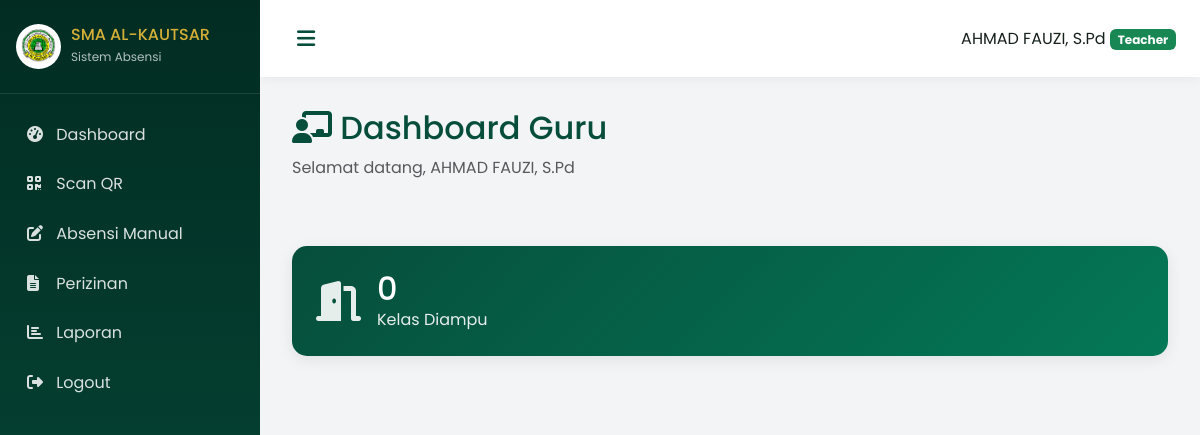
/teacher/dashboard (signed in), run on the app's committed database.
### models.py (models this page shows, shortened)
class User(UserMixin, db.Model):
    __tablename__ = 'users'
    id = db.Column(db.Integer, primary_key=True)
    username = db.Column(db.String(80), unique=True, nullable=False, index=True)
    email = db.Column(db.String(120), unique=True, nullable=True)
    password_hash = db.Column(db.String(256), nullable=False)
    role = db.Column(db.String(20), nullable=False, index=True)  # admin, teacher, student, principal
    full_name = db.Column(db.String(120), nullable=False)
    photo = db.Column(db.String(256), nullable=True)
    is_active = db.Column(db.Boolean, default=True)
    created_at = db.Column(db.DateTime, default=datetime.utcnow)
    updated_at = db.Column(db.DateTime, default=datetime.utcnow, onupdate=datetime.utcnow)
    student = db.relationship('Student', backref='user', uselist=False)
    teacher = db.relationship('Teacher', backref='user', uselist=False)

class Teacher(db.Model):
    __tablename__ = 'teachers'
    id = db.Column(db.Integer, primary_key=True)
    nip = db.Column(db.String(30), unique=True, nullable=True)
    full_name = db.Column(db.String(120), nullable=False)
    gender = db.Column(db.String(10), nullable=False)
    address = db.Column(db.Text, nullable=True)
    phone = db.Column(db.String(20), nullable=True)
    email = db.Column(db.String(120), nullable=True)
    subject = db.Column(db.String(80), nullable=True)
    photo = db.Column(db.String(256), nullable=True)
    is_active = db.Column(db.Boolean, default=True)
    user_id = db.Column(db.Integer, db.ForeignKey('users.id'), nullable=True)
    created_at = db.Column(db.DateTime, default=datetime.utcnow)
    updated_at = db.Column(db.DateTime, default=datetime.utcnow, onupdate=datetime.utcnow)
    classrooms = db.relationship('Classroom', secondary='teacher_classroom', backref='teachers')

### routes/teacher.py (the view)
@teacher_bp.route('/dashboard')
@login_required
def dashboard():
    if not current_user.teacher:
        flash('Data guru tidak ditemukan', 'warning')
        return redirect(url_for('auth.login'))
    teacher = current_user.teacher
    classes = teacher.classrooms
    return render_template('dashboard/teacher.html', teacher=teacher, classes=classes)

### templates/dashboard/teacher.html (shortened to what this page needs)
{% extends "base.html" %}
{% block content %}
<div class="page-header">
    <h2><i class="fas fa-chalkboard-teacher"></i> Dashboard Guru</h2>
    <p class="text-muted">Selamat datang, {{ teacher.full_name }}</p>
</div>
<div class="stats-grid">
    <div class="stat-card bg-gradient-primary">
        <i class="fas fa-door-open"></i>
        <div><h3>{{ classes|length }}</h3><p>Kelas Diampu</p></div>
    </div>
</div>
{% endblock %}

### templates/base.html (shortened to what this page needs)
<!DOCTYPE html>
<html lang="id">
<head>
    <link href="https://cdn.jsdelivr.net/npm/bootstrap@5.3.2/dist/css/bootstrap.min.css" rel="stylesheet">
    <link rel="stylesheet" href="https://cdnjs.cloudflare.com/ajax/libs/font-awesome/6.4.2/css/all.min.css">
    <link rel="stylesheet" href="{{ url_for('static', filename='css/style.css') }}">
</head>
<body>
    {% if current_user.is_authenticated %}
    <div class="wrapper">
        <nav class="sidebar" id="sidebar">
            <div class="sidebar-header">
                <img src="{{ url_for('static', filename='images/logo_alkautsar.png') }}" alt="Logo" class="logo">
                <div class="brand-text">
                    <h6>SMA AL-KAUTSAR</h6>
                    <small>Sistem Absensi</small>
                </div>
            </div>
            <ul class="sidebar-menu">
                {% if current_user.role == 'admin' %}
                <li><a href="{{ url_for('admin.dashboard') }}"><i class="fas fa-tachometer-alt"></i> Dashboard</a></li>
                <li class="submenu">
                    <a href="#"><i class="fas fa-database"></i> Data Master <i class="fas fa-chevron-down float-end"></i></a>
                    <ul>
                        <li><a href="{{ url_for('admin.students') }}">Data Siswa</a></li>
                        <li><a href="{{ url_for('admin.teachers') }}">Data Guru</a></li>
                        <li><a href="{{ url_for('admin.classrooms') }}">Data Kelas</a></li>
                    </ul>
                </li>
                <li class="submenu">
                    <a href="#"><i class="fas fa-clipboard-check"></i> Absensi <i class="fas fa-chevron-down float-end"></i></a>
                    <ul>
                        <li><a href="{{ url_for('attendance.scan_page') }}">Scan QR Code</a></li>
                        <li><a href="{{ url_for('attendance.manual') }}">Absensi Manual</a></li>
                        <li><a href="{{ url_for('attendance.data') }}">Data Kehadiran</a></li>
                        <li><a href="{{ url_for('attendance.sessions') }}">Sesi Absensi</a></li>
                    </ul>
                </li>
                <li><a href="{{ url_for('permissions.index') }}"><i class="fas fa-file-alt"></i> Perizinan</a></li>
                <li><a href="{{ url_for('reports.index') }}"><i class="fas fa-chart-bar"></i> Laporan</a></li>
                <li><a href="{{ url_for('settings.index') }}"><i class="fas fa-cog"></i> Pengaturan</a></li>
                <li><a href="{{ url_for('settings.backup') }}"><i class="fas fa-database"></i> Backup</a></li>
                <li><a href="{{ url_for('admin.audit_log') }}"><i class="fas fa-history"></i> Audit Log</a></li>
                <li><a href="{{ url_for('admin.users') }}"><i class="fas fa-users"></i> Pengguna</a></li>
                {% elif current_user.role == 'teacher' %}
                <li><a href="{{ url_for('teacher.dashboard') }}"><i class="fas fa-tachometer-alt"></i> Dashboard</a></li>
                <li><a href="{{ url_for('attendance.scan_page') }}"><i class="fas fa-qrcode"></i> Scan QR</a></li>
                <li><a href="{{ url_for('attendance.manual') }}"><i class="fas fa-edit"></i> Absensi Manual</a></li>
                <li><a href="{{ url_for('permissions.index') }}"><i class="fas fa-file-alt"></i> Perizinan</a></li>
                <li><a href="{{ url_for('reports.daily') }}"><i class="fas fa-chart-bar"></i> Laporan</a></li>
                {% endif %}
                <li><a href="{{ url_for('auth.logout') }}"><i class="fas fa-sign-out-alt"></i> Logout</a></li>
            </ul>
        </nav>
        <div class="main-content">
            <nav class="navbar">
                <button class="btn btn-link" id="sidebarToggle"><i class="fas fa-bars"></i></button>
                <div class="user-info">
                    <span>{{ current_user.full_name }}</span>
                    <span class="badge bg-success">{{ current_user.role|capitalize }}</span>
                </div>
            </nav>
            <div class="content">
                {% block content %}{% endblock %}
            </div>
        </div>
    </div>
    {% else %}
    {% block guest_content %}{% endblock %}
    {% endif %}
</body>
</html>

### static/css/style.css (style rules this page uses)
:root { --primary-dark: #022C22; --primary: #064E3B; --primary-light: #047857; --accent: #16A34A; --gold: #D4AF37; --gold-soft: #F4D77A; --text-dark: #17211C; --bg-light: #F3F4F6; }
* { font-family: 'Poppins', sans-serif; }
body { background: var(--bg-light); color: var(--text-dark); }
.wrapper { display: flex; min-height: 100vh; }
.sidebar { width: 260px; background: linear-gradient(180deg, #022C22, #064E3B); color: white; padding: 1.5rem 0; position: fixed; height: 100vh; overflow-y: auto; transition: all 0.3s; z-index: 1000; }
.sidebar-header { display: flex; align-items: center; padding: 0 1rem 1.5rem; border-bottom: 1px solid rgba(255,255,255,0.1); }
.sidebar-header .logo { width: 45px; height: 45px; object-fit: contain; background: white; border-radius: 50%; padding: 5px; margin-right: 10px; }
.sidebar-header h6 { margin: 0; color: var(--gold); }
.sidebar-header small { color: rgba(255,255,255,0.7); font-size: 0.75rem; }
.sidebar-menu { list-style: none; padding: 1rem 0; margin: 0; }
.sidebar-menu li a { display: block; padding: 0.8rem 1.5rem; color: rgba(255,255,255,0.85); text-decoration: none; transition: all 0.2s; border-left: 3px solid transparent; }
.sidebar-menu li a i { width: 25px; }
.main-content { margin-left: 260px; flex: 1; transition: all 0.3s; }
.navbar { background: white; padding: 1rem 1.5rem; box-shadow: 0 2px 10px rgba(0,0,0,0.05); display: flex; justify-content: space-between; align-items: center; }
.content { padding: 2rem; }
.stats-grid { display: grid; grid-template-columns: repeat(auto-fit, minmax(200px, 1fr)); gap: 1rem; margin-bottom: 1rem; }
.stat-card { background: white; padding: 1.5rem; border-radius: 15px; box-shadow: 0 4px 15px rgba(0,0,0,0.08); display: flex; align-items: center; gap: 1rem; color: white; }
.stat-card i { font-size: 2.5rem; opacity: 0.9; }
.stat-card h3 { margin: 0; font-size: 2rem; }
.stat-card p { margin: 0; opacity: 0.9; }
.bg-gradient-primary { background: linear-gradient(135deg, #064E3B, #047857); }
.page-header { margin-bottom: 2rem; padding-bottom: 1rem; border-bottom: 2px solid var(--bg-light); }
.page-header h2 { color: var(--primary); }
:root { --primary-dark:#022C22; --primary:#064E3B; --primary-light:#047857; --accent:#16A34A; --gold:#D4AF37; --gold-soft:#F4D77A; --text-dark:#17211C; --bg-light:#F3F4F6; }
* { font-family:'Poppins',sans-serif; }
body { background:var(--bg-light); color:var(--text-dark); margin:0; }
.wrapper { display:flex;min-height:100vh; }
.sidebar { width:260px;background:linear-gradient(180deg,#022C22,#064E3B);color:#fff;padding:1.5rem 0;position:fixed;height:100vh;overflow-y:auto;transition:all .3s;z-index:1000; }
.sidebar-header { display:flex;align-items:center;padding:0 1rem 1.5rem;border-bottom:1px solid rgba(255,255,255,.1); }
.sidebar-header .logo { width:45px;height:45px;object-fit:contain;background:#fff;border-radius:50%;padding:5px;margin-right:10px; }
.sidebar-header h6 { margin:0;color:var(--gold); }
.sidebar-header small { color:rgba(255,255,255,.7);font-size:.75rem; }
.sidebar-menu { list-style:none;padding:1rem 0;margin:0; }
.sidebar-menu li a { display:block;padding:.8rem 1.5rem;color:rgba(255,255,255,.85);text-decoration:none;transition:all .2s;border-left:3px solid transparent; }
.sidebar-menu li a i { width:25px; }
.main-content { margin-left:260px;flex:1;transition:all .3s; }
.navbar { background:#fff;padding:1rem 1.5rem;box-shadow:0 2px 10px rgba(0,0,0,.05);display:flex;justify-content:space-between;align-items:center; }
#sidebarToggle { color:var(--primary)!important;font-size:1.3rem; }
.content { padding:2rem; }
.stats-grid { display:grid;grid-template-columns:repeat(auto-fit,minmax(200px,1fr));gap:1rem;margin-bottom:1rem; }
.stat-card { background:#fff;padding:1.5rem;border-radius:15px;box-shadow:0 4px 15px rgba(0,0,0,.08);display:flex;align-items:center;gap:1rem;color:#fff; }
.stat-card i { font-size:2.5rem;opacity:.9; }
.stat-card h3 { margin:0;font-size:2rem; }
.stat-card p { margin:0;opacity:.9; }
.bg-gradient-primary { background:linear-gradient(135deg,#064E3B,#047857); }
.page-header { margin-bottom:2rem;padding-bottom:1rem;border-bottom:2px solid var(--bg-light); }
.page-header h2 { color:var(--primary); }

### data on the page
User: full_name "AHMAD FAUZI, S.Pd", role "Teacher"
Teacher: full_name "AHMAD FAUZI, S.Pd"

### other printed values
{{ classes|length }} "0"
